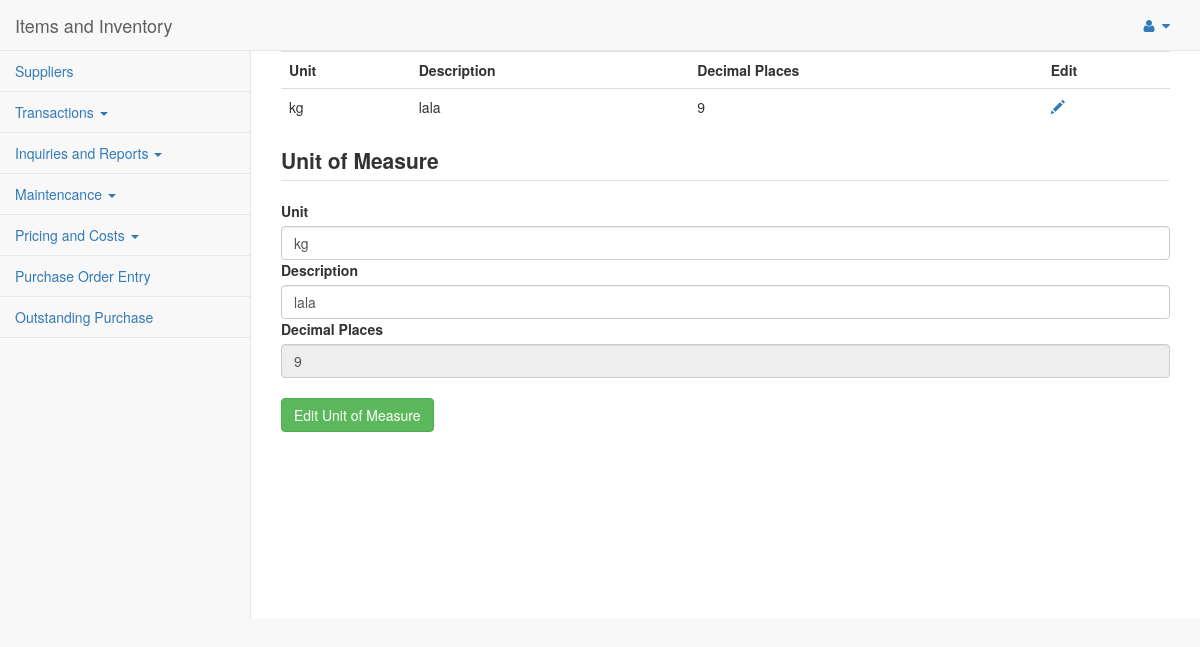
Screenshot of /pages/edit_unitofmeasure.php with the database file from the repository.
### tables this page shows
CREATE TABLE IF NOT EXISTS `opt_unit_of_measure` (
  `id` int(1) NOT NULL,
  `name` varchar(20) NOT NULL,
  `description` varchar(50) NOT NULL,
  `dp` int(1) NOT NULL,
  PRIMARY KEY (`id`)
);

### pages/process.php (called while the page is built, shortened)
<?php
function viewUnitOfMeasure($conn){
    $sql="SELECT * FROM opt_unit_of_measure";
    $result=mysqli_query($conn, $sql);
    return $result;
}
function viewSpecificUnitOfMeasure($conn, $id){
    $sql="SELECT * FROM opt_unit_of_measure where id='$id'";
    $result=mysqli_query($conn, $sql);
    return $result;
}
?>

### pages/edit_unitofmeasure.php (the view, shortened to what this page needs)
<?php
include('header.php');
include('process.php');
$conn1 = connect();
$result = viewUnitOfMeasure($conn1);
$result2 = viewSpecificUnitOfMeasure($conn1, $_GET['id']);
?>
 <div id="page-wrapper">
  <table class="table table-hover">
  <tr>
   <th>Unit</th>
   <th>Description</th>
   <th>Decimal Places</th>
   <th>Edit</th>
  <tr>
<?php
while($row=mysqli_fetch_assoc($result)){
?>
  <tr>
   <td><?=$row['name']?></td>
   <td><?=$row['description']?></td>
   <td><?=$row['dp']?></td>
   <td><a class="glyphicon glyphicon-pencil" href="<?php  echo "edit_unitofmeasure.php?id=".$row['id']?>"></a></td>
  </tr>
<?php
}
while($row=mysqli_fetch_assoc($result2)){
?>
  </table>
  <form method="POST">
  <legend><label>Unit of Measure</label></legend>
  <label>Unit</label>
  <input type="text" class="form-control" name="name" value="<?=$row['name']?>">
  <label>Description</label>
  <input type="text" class="form-control" name="description" value="<?=$row['description']?>">
  <label>Decimal Places</label>
  <input type="text" class="form-control" name="decimal" readonly value="<?=$row['dp']?>">
  <br>
  <input type="submit" class="btn btn-success" value="Edit Unit of Measure" name="edit">
  </form>
 </div>
<?php
}
include('footer.php');
?>

### rows the page displays
opt_unit_of_measure: name "kg", description "lala", dp "9", decimal "9"
